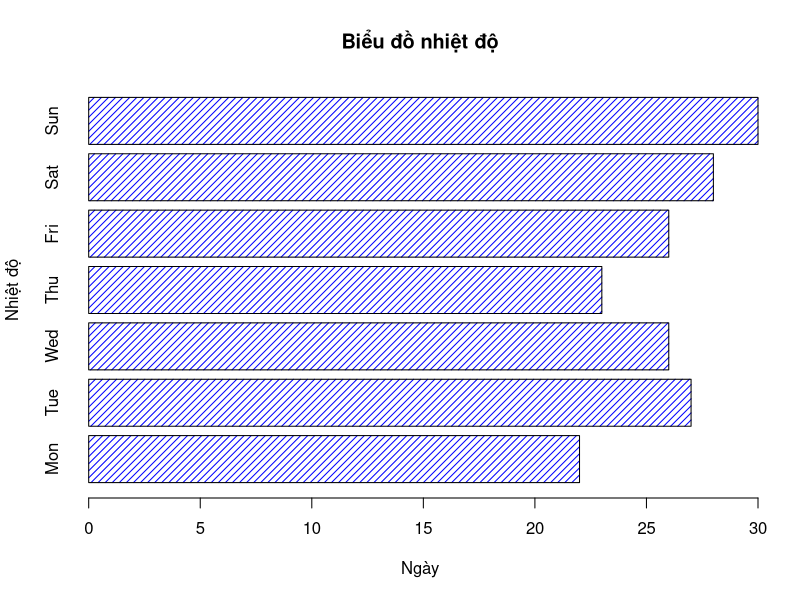
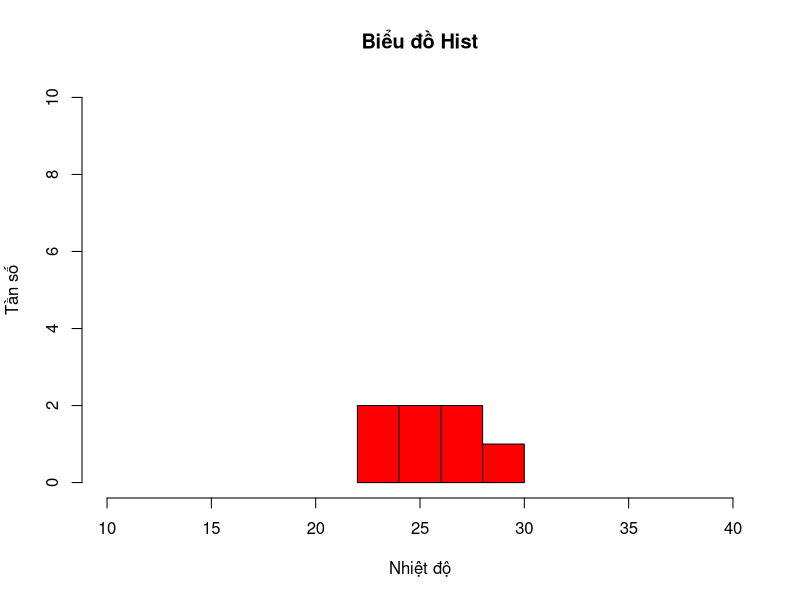
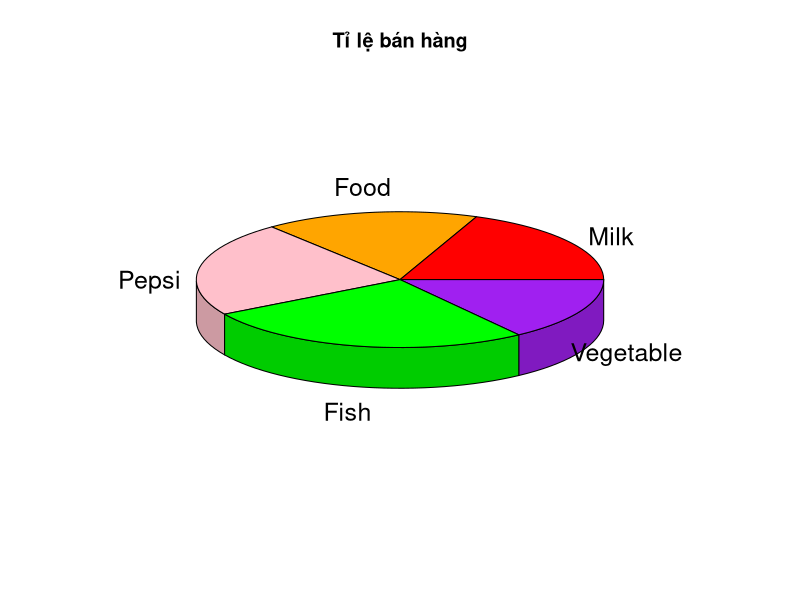
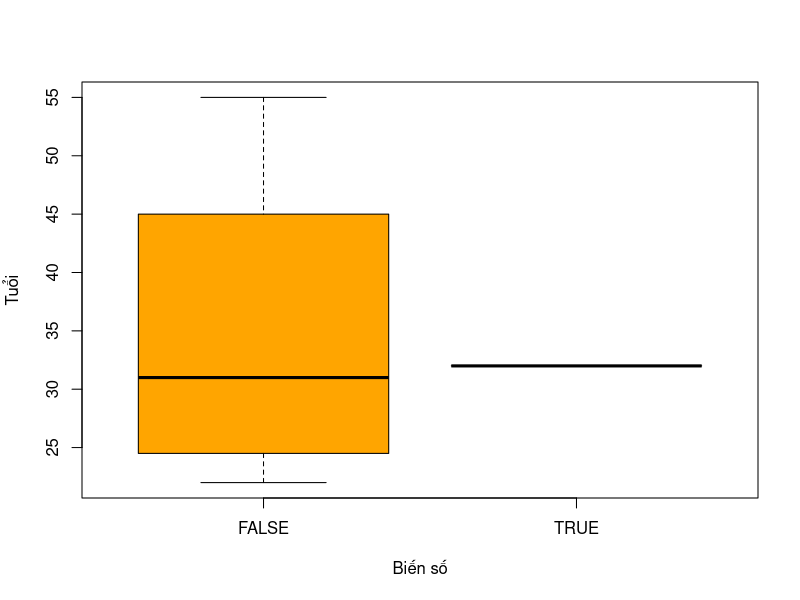
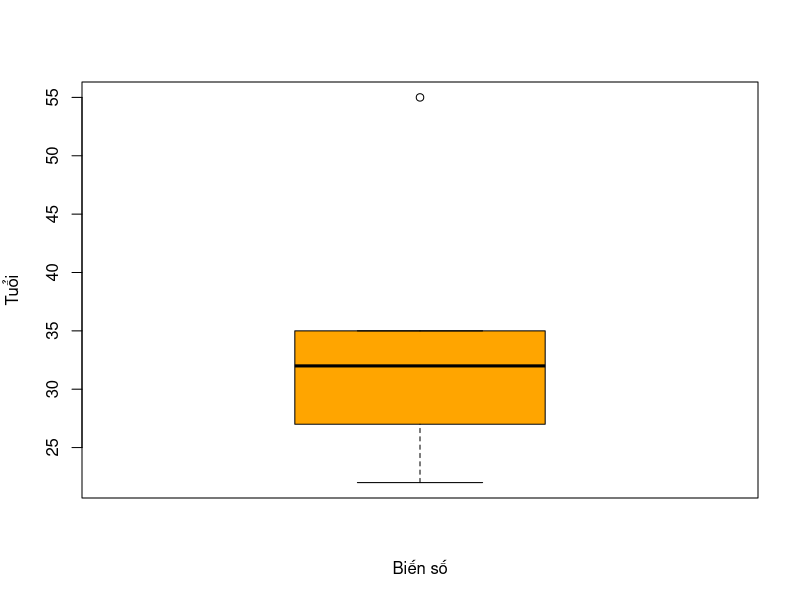
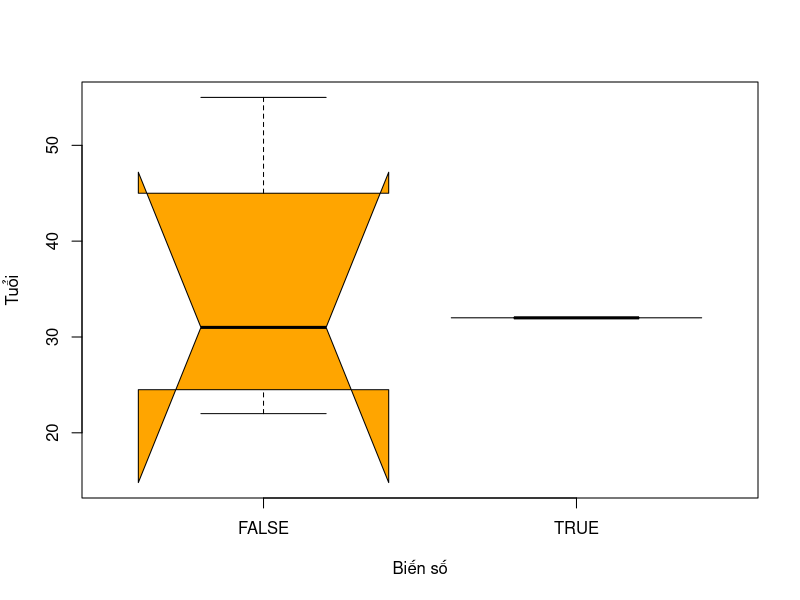
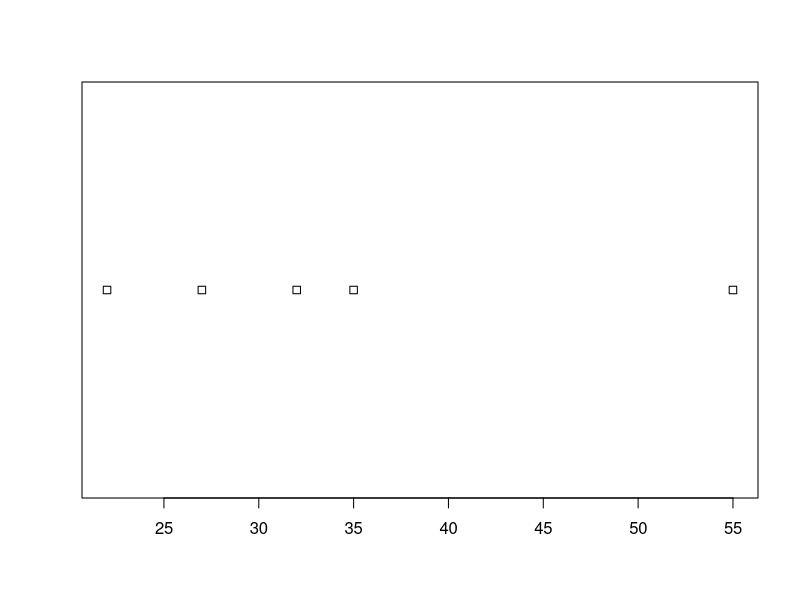
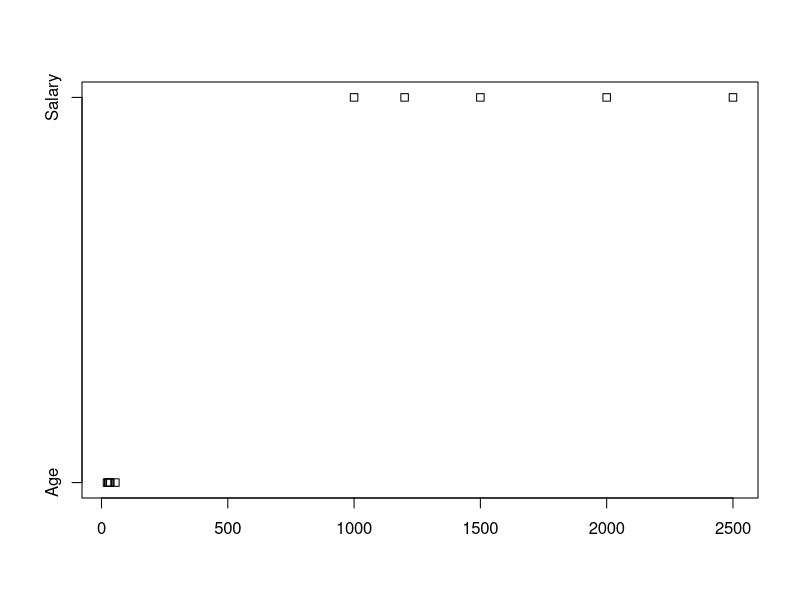

R code for these plots, in order: (Note: this script raises an error after producing the figures.)
#-----------TRỰC QUAN HOÁ DỮ LIỆU VỚI R------------
#1. Biểu đồ Bar
  #Giả sử nhiệt độ của 7 ngày
nhietdo <- c(22,27,26,23,26,28,30)

bieudo <- barplot(nhietdo,main="Biểu đồ nhiệt độ",
                  xlab = "Ngày",
                  ylab = "Nhiệt độ",
                  names.arg = c("Mon","Tue","Wed","Thu","Fri","Sat","Sun"),
                  col = "blue",
                  density = 20,
                  horiz = TRUE)
print(bieudo)
#2. Biểu đồ Histogram. Cho biết xác suất xảy ra trên khoảng giá trị
bieudohist <- hist(nhietdo,main = "Biểu đồ Hist",
                   xlab = "Nhiệt độ",
                   ylab = "Tần số",
                   col = "red",
                   xlim = c(10,40),
                   ylim = c(0,10))
#3. Biểu đồ pie: Biểu diễn phần trăm
doanhso <- c(500,450,600,700,400)
library(plotrix)
bieudopie3d <- pie3D(doanhso,
                 main = "Tỉ lệ bán hàng",
                 labels = c("Milk","Food","Pepsi","Fish","Vegetable"),
                 col = c("red","orange","pink","green","purple"))
# Install Tool trong R: Tools  -> Install Package -> plottrix


df <- data.frame(Name=c("Nam","Hùng","Mai"),
                 Age=c(32,35,27),
                 Salary=c(1500,2000,1200),
                 Vote=c(TRUE,FALSE,FALSE))
df2 <- data.frame(Name=c("Long","Lan"),
                  Age=c(22,55),
                  Salary=c(1000,2500),
                  Vote=c(FALSE,FALSE))
df3 <- rbind(df,df2)
df4 <- data.frame(Hobby=c("Tennis","Football","Piano","Swimming","Football"))
df5 <- cbind(df3,df4)
head(df5)

bieudoboxplot <-boxplot(Age~Vote,data=df5,
                        ylab="Tuổi",
                        xlab="Biến số",
                        col = "orange")

bieudoboxplot <-boxplot(df5$Age,
                        ylab="Tuổi",
                        xlab="Biến số",
                        col = "orange")
bieudoboxplot <-boxplot(Age~Vote,data=df5,
                        ylab="Tuổi",
                        xlab="Biến số",
                        col = "orange",
                        notch= TRUE)
#5. Biểu đồ Strip
stripchart(df5$Age)
  # Các biến có cùng scale
danhsach <- list("Age"=df5$Age,"Salary"=df5$Salary)
stripchart(danhsach)

#6. Biểu đồ Saccter (biểu đồ mặc định trong R)
plot(2,4)
x <- c(2,4,6,8)
y <- c(5,7,9,6)
plot(x,y,xlim = c(0,10),ylim = c(0,10))
plot(1:10,xlim = c(0,15),ylim = c(0,15))
plot(1:10,xlim = c(0,15),ylim = c(0,15),type = "b")

x <- seq(-pi,pi,0.1) # Sinh ra giá trị từ đâu đến đâu và bước nhảy
y <- sin(x)
plot(x,y,type="b")

  # Sinh ra dãy giá trị x từ -5 đến 5, bước nhảy là 0.2
  # Vẽ đồ thị y = 2*x^3+1
x <- seq(-10,10,0.2) # Sinh ra giá trị từ đâu đến đâu và bước nhảy
y <- 2*x^3+1
plot(x,y,type="b")
#8. Hệ thống màu trong R
color()
barplot(nhietdo,col = rainbow(7))

barplot(nhietdo,col = heat.colors(7))

barplot(nhietdo,col = terrain.colors(7))

barplot(nhietdo,col = topo.colors(7))

barplot(nhietdo,col = c("#AE4371","#000044","#0000CC",
                        "coral","#99FF66","#FF99FF","#FF0033"))

